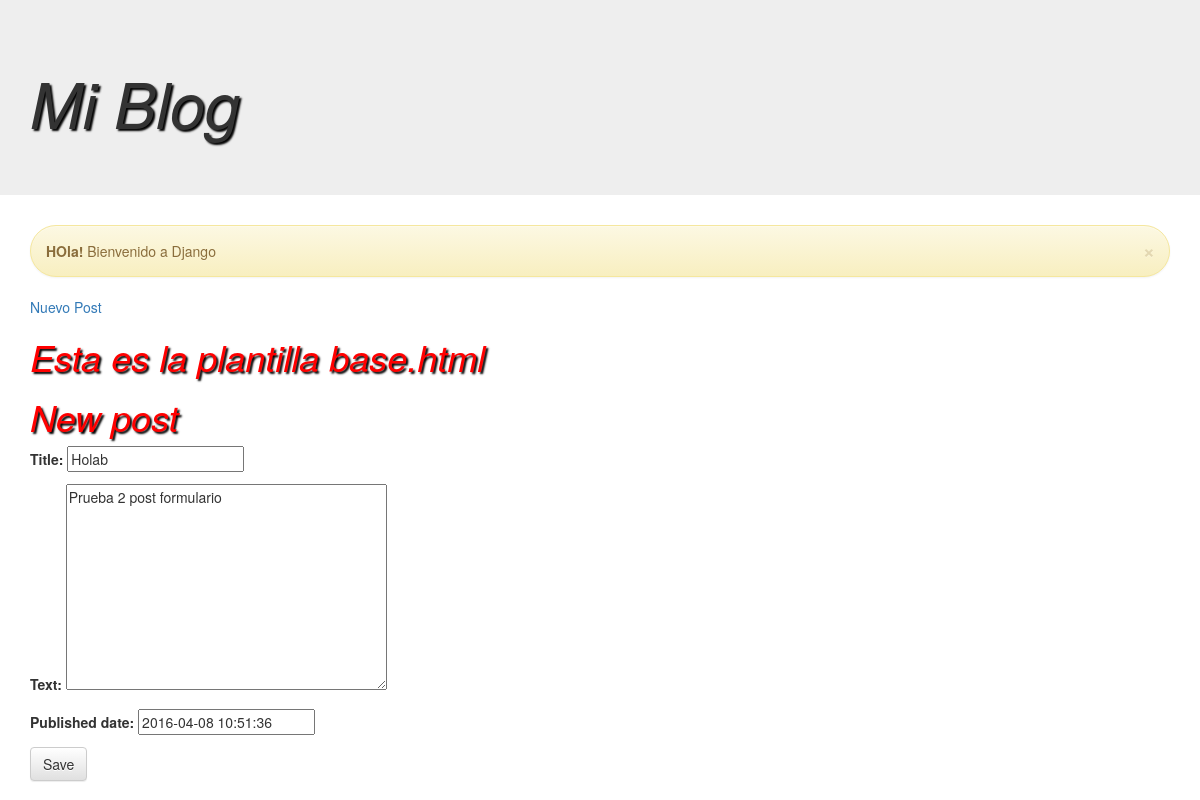
Page /post/4/edit on the committed database.
### blog/models.py (models this page shows, shortened)
class Post(models.Model):
    author = models.ForeignKey('auth.User')
    title = models.CharField(max_length=200)
    text = models.TextField()
    create_date = models.DateTimeField(
            default=timezone.now)
    published_date = models.DateTimeField(
            blank=True, null=True)

### blog/views.py (the view)
# urls.py: url(r'^post/(?P<pk>[0-9]+)/edit$', views.post_edit, name='post_edit'),
def post_edit(request, pk):
        post = get_object_or_404(Post, pk=pk)
        if request.method == "POST":
            form = PostForm(request.POST, instance=post)
            if form.is_valid():
                post = form.save(commit=False)
                post.author = request.user
                post.save()
                return redirect('blog.views.post_detail', pk=post.pk)
        else:
            form = PostForm(instance=post)
        return render(request, 'blog/post_edit.html', {'form': form})

### blog/forms.py
class PostForm(forms.ModelForm):
	class Meta:
		model = Post
		fields = ('title', 'text', 'published_date', )

### blog/templates/blog/post_edit.html
{% extends 'blog/base.html' %}
{% block content %}
<h1>New post</h1>
       <form method="POST" class="post-form">{% csrf_token %}
           {{ form.as_p }}
           <button type="submit" class="save btn btn-default">Save</button>
        </form>
{% endblock %}

### blog/static/css/blog.css (style rules this page uses)
h1 { font-style:italic; border:2px; color:red; text-shadow: 2px 2px 2px black; }

### rows in the picture
Post: title "Holab", text "Prueba 2 post formulario", published_date "2016-04-08 10:51:36"
